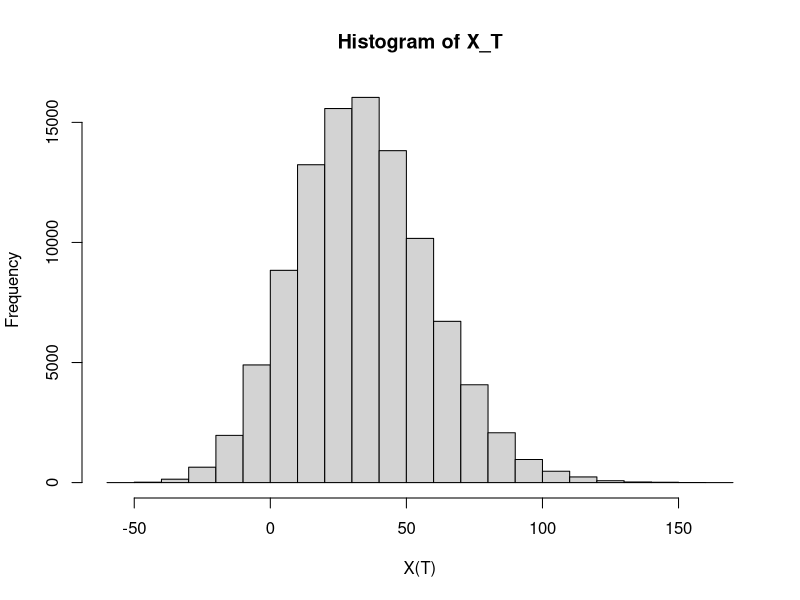

Source code (R):
# Replicating script ------------------------------------------------------
# Author: Alejandro Jiménez Rico <aljrico@gmail.com>


# Parameters --------------------------------------------------------------

alpha <- 0.0343 # Expected return of the risky market
sigma <- 0.1544 # Expected volatility of the risky market
a <- 10 # Factor 'a'
years <- 60 # Total time
nsim <- 100000 # Number of simulations
c <- a # Still factor 'a'

# Array that defines the actual wealth of the investor at every time step
x <- c()
x[1] <- a # Initial wealth

# Array that contains the inputs and outputs of cash within each investor's account
C <- append(rep(a, round(years/2)),rep(-a, round(years/2)))

# Array that stores the final wealth of each investor
X_T <- c()


# Functions ---------------------------------------------------------------

# Expected Shortfall
ES <- function(distr, a){
	VaR <- quantile(distr, a)
	ES <- mean(distr[distr<VaR])

	return(ES)
}

# Stock Simulation --------------------------------------------------------
pi <- 0.1

for (j in 1:nsim){
	x <- c()
	x[1] <- a # Initial wealth

	for (i in 1:(years-1)){
		random <- rnorm(1, mean = alpha, sd = sigma)
		x[i+1] <- x[i]*(1+random)*pi + (1-pi)*x[i] + C[i+1]
	}
	X_T[j] <- x[years]
}


# Measurements ------------------------------------------------------------

# Final return of every individual
x_m <- median(X_T)
ret2 <- (1/years)*(-1 + (1 + (8*(x_m))/(c*years))^(1/2))*100

# Pi value of the benchmark
pi_b <- log(1+median(ret2))/alpha

# Histogram simple visualisation
hist(X_T, xlab= "X(T)")

# Output of final results
ES(X_T, 0.05)
ret2
pi_b

